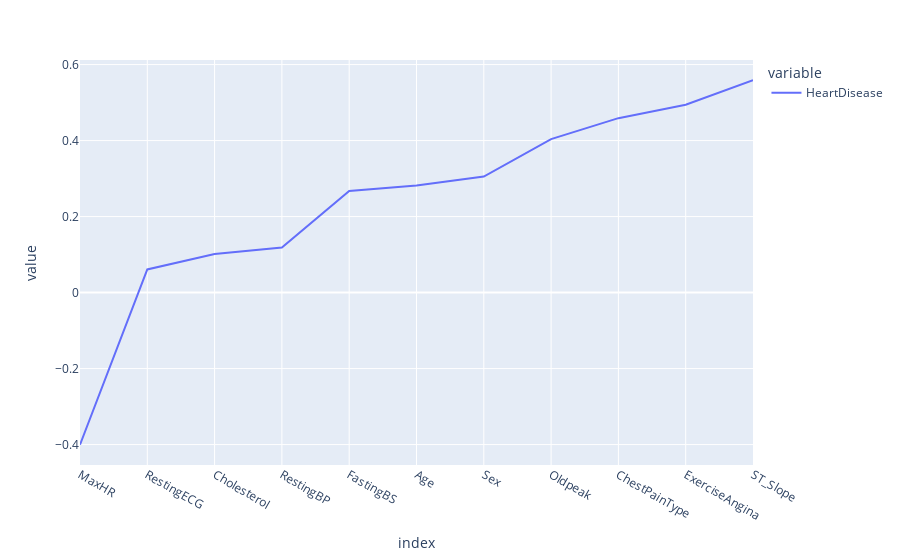

This figure's notebook cell:
### Code cell
px.line(cor)

### Figure 1 — Plotly figure (JSON) as saved in the notebook; plotly's stock layout.template omitted (floating-point values rounded to 4 significant figures)
{"data": [{"hovertemplate": "variable=HeartDisease<br>index=%{x}<br>value=%{y}<extra></extra>", "legendgroup": "HeartDisease", "line": {"color": "#636efa", "dash": "solid"}, "marker": {"symbol": "circle"}, "mode": "lines", "name": "HeartDisease", "orientation": "v", "showlegend": true, "type": "scatter", "x": ["MaxHR", "RestingECG", "Cholesterol", "RestingBP", "FastingBS", "Age", "Sex", "Oldpeak", "ChestPainType", "ExerciseAngina", "ST_Slope"], "xaxis": "x", "y": [-0.4004, 0.06101, 0.1013, 0.1183, 0.2673, 0.282, 0.3054, 0.404, 0.459, 0.4943, 0.5588], "yaxis": "y"}], "layout": {"legend": {"title": {"text": "variable"}, "tracegroupgap": 0}, "margin": {"t": 60}, "xaxis": {"anchor": "y", "domain": [0, 1], "title": {"text": "index"}}, "yaxis": {"anchor": "x", "domain": [0, 1], "title": {"text": "value"}}}}
